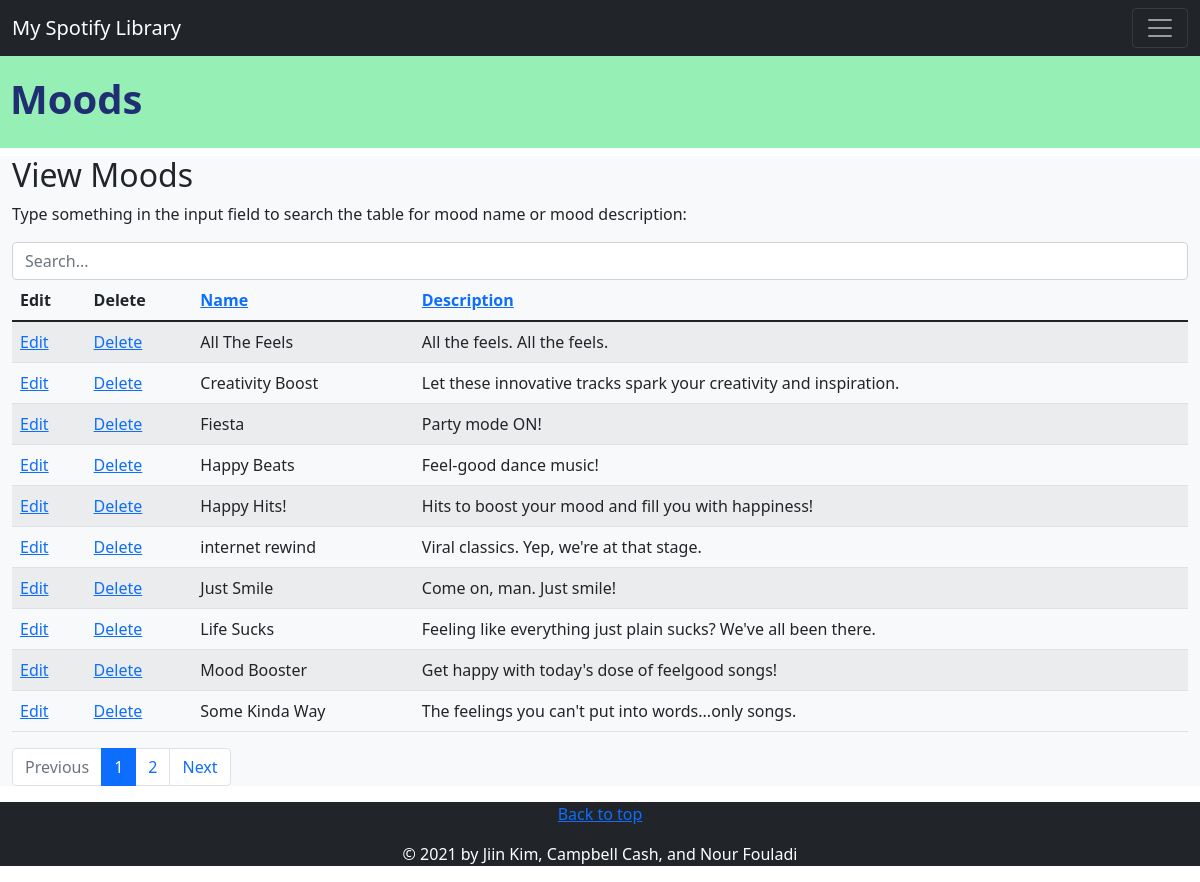
The app's page /view_mood.php with its own data.
### tables this page shows
CREATE TABLE `mood` (
 `mood_id` int NOT NULL AUTO_INCREMENT,
 `mood_name` varchar(45) NOT NULL,
 `mood_description` varchar(500) NOT NULL,
 PRIMARY KEY (`mood_id`),
 UNIQUE KEY `mood_id_UNIQUE` (`mood_id`),
 UNIQUE KEY `mood_name_UNIQUE` (`mood_name`),
 UNIQUE KEY `mood_description_UNIQUE` (`mood_description`)
);

### view_mood.php (the view, shortened to what this page needs)
<!DOCTYPE html>
<html lang="en">
<head>
    <link href="https://cdn.jsdelivr.net/npm/bootstrap@5.1.3/dist/css/bootstrap.min.css" rel="stylesheet">
    <link rel="stylesheet" href="css/main.css">
</head>
<body>
    <h1 id="moods-header"><strong>Moods</strong></h1>
    <div class="container-fluid container-xxl bg-light">
        <nav class="navbar navbar-expand-xxl bg-dark navbar-dark fixed-top">
            <div class="container-fluid">
                <a class="navbar-brand" href="#">My Spotify Library</a>
                <button class="navbar-toggler" type="button" data-bs-toggle="collapse" data-bs-target="#collapsibleNavbar">
                    <span class="navbar-toggler-icon"></span>
                </button>
            </div>
        </nav>
        <h2>View Moods</h2>
        <p>Type something in the input field to search the table for mood name or mood description:</p>
        <input class="form-control" id="myInput" type="text" placeholder="Search...">
        <?php
            include ('mysqli_connect_to_myspotify.php');
            $results_per_page = 10;
            $query = "
                SELECT *
                FROM mood
            ";
            $result = @mysqli_query ($dbc, $query);
            $number_of_result = mysqli_num_rows($result);
            $number_of_page = ceil ($number_of_result / $results_per_page);
            if (!isset ($_GET['page']) ) {
                $current_page = 1;
            } else {
                $current_page = $_GET['page'];
            }
            $page_first_result = ($current_page-1) * $results_per_page;
            $link1 = "{$_SERVER['PHP_SELF']}?sort=n_d";
            $link2 = "{$_SERVER['PHP_SELF']}?sort=d_a";
            if (isset($_GET['sort'])) {
                switch ($_GET['sort']) {
                    case 'n_a':
                        $order_by = 'mood_name ASC';
                        $link1 = "{$_SERVER['PHP_SELF']}?sort=n_d";
                        break;
                    case 'n_d':
                        $order_by = 'mood_name DESC';
                        $link1 = "{$_SERVER['PHP_SELF']}?sort=n_a";
                        break;
                    case 'd_a':
                        $order_by = 'mood_description ASC';
                        $link2 = "{$_SERVER['PHP_SELF']}?sort=d_d";
                        break;
                    case 'd_d':
                        $order_by = 'mood_description DESC';
                        $link2 = "{$_SERVER['PHP_SELF']}?sort=d_a";
                        break;
                    default:
                        $order_by = 'mood_name ASC';
                        break;
                }
                $sort = $_GET['sort'];
            } else {
                $order_by = 'mood_name ASC';
                $sort = 'n_a';
            }
            $query = "
                    SELECT mood_id,
                           mood_name,
                           mood_description
                    FROM mood
                    ORDER BY $order_by
                    LIMIT $page_first_result,$results_per_page
            ";
            $result = @mysqli_query ($dbc, $query);
            echo '
                <div class="row">
                    <div class="col-lg-12">
                        <table class="table table-striped table-hover table-responsive">
                            <thead>
                                <tr>
                                    <th>Edit</th>
                                    <th>Delete</th>
                                    <th><a href="' . $link1 . '">Name</a></th>
                                    <th><a href="' . $link2 . '">Description</a></th>
                                </tr>
                            </thead>
                            <tbody id="myTable">
            ';
            while ($row = mysqli_fetch_assoc($result))
            {
                echo '
                    <tr>
                        <td><a href="edit_mood.php?id=' . $row['mood_id'] . '">Edit</a></td>
                        <td><a href="delete_mood.php?id=' . $row['mood_id'] . '">Delete</a></td>
                ';
                if ($row['mood_id'] >= $number_of_result) {
                    echo '
                        <td>'.$row['mood_name'].' <span class="badge bg-info">New</span></td>
                        <td>'.$row['mood_description'].'</td>
                    ';
                } else {
                    echo '
                        <td>'.$row['mood_name'].'</td>
                        <td>'.$row['mood_description'].'</td>
                    ';
                }
                echo '
                    </tr>
                ';
            }
            echo '
                            </tbody>
                        </table>
                    </div>
                </div>
            ';
            echo '
                <ul class="pagination">
            ';
            if ($current_page >= 2) {
                echo '<li class="page-item"><a class="page-link" href="view_mood.php?page=' . ($current_page - 1) . '&sort=' . $sort .'">Previous</a></li>';
            } else {
                echo '<li class="page-item disabled"><a class="page-link" href="view_mood.php?page=' . $current_page . '&sort=' . $sort .'">Previous</a></li>';
            }
            for($page = 1; $page <= $number_of_page; $page++) {
                if ($page == $current_page) {
                    echo '<li class="page-item active"><a class="page-link" href="view_mood.php?page=' . $page . '&sort=' . $sort .'">' . $page . ' </a></li>';
                } else {
                    echo '<li class="page-item"><a class="page-link" href="view_mood.php?page=' . $page . '&sort=' . $sort .'">' . $page . ' </a></li>';
                }
            }
            if ($current_page <= $number_of_page - 1) {
                echo '<li class="page-item"><a class="page-link" href="view_mood.php?page=' . ($current_page + 1) . '&sort=' . $sort .'">Next</a></li>';
            } else {
                echo '<li class="page-item disabled"><a class="page-link" href="view_mood.php?page=' . $current_page . '&sort=' . $sort .'">Next</a></li>';
            }
            echo '
                </ul>
            ';
        ?>
    </div>
    <footer class="bg-dark text-white text-center">
        <div class="container">
            <p class="float-right">
                <a href="#moods-header">Back to top</a>
            </p>
            <p class="text-center">© 2021 by Jiin Kim, Campbell Cash, and Nour Fouladi</p>
        </div>
    </footer>
</body>
</html>

### css/main.css (style rules this page uses)
#moods-header { background-color: #96F0B6; color: #202F72; padding-top: 25px; padding-left: 10px; padding-bottom: 25px; margin-top: 50px }

### records on screen
mood: mood_name "All The Feels", mood_description "All the feels. All the feels."
mood: mood_name "Creativity Boost", mood_description "Let these innovative tracks spark your creativity and inspiration."
mood: mood_name "Fiesta", mood_description "Party mode ON!"
mood: mood_name "Happy Beats", mood_description "Feel-good dance music!"
mood: mood_name "Happy Hits!", mood_description "Hits to boost your mood and fill you with happiness!"
mood: mood_name "internet rewind", mood_description "Viral classics. Yep, we're at that stage."
mood: mood_name "Just Smile", mood_description "Come on, man. Just smile!"
mood: mood_name "Life Sucks", mood_description "Feeling like everything just plain sucks? We've all been there."
mood: mood_name "Mood Booster", mood_description "Get happy with today's dose of feelgood songs!"
mood: mood_name "Some Kinda Way", mood_description "The feelings you can't put into words...only songs."
